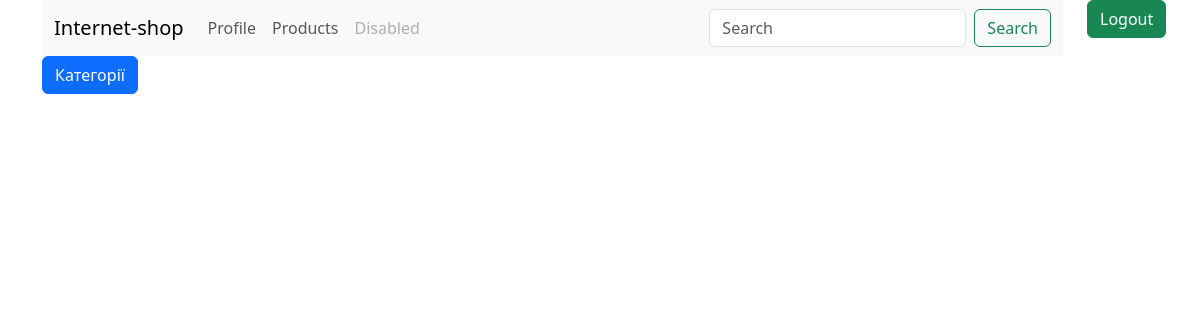
Before: /shop/orders/manager/1/ (signed in) with the older database file.
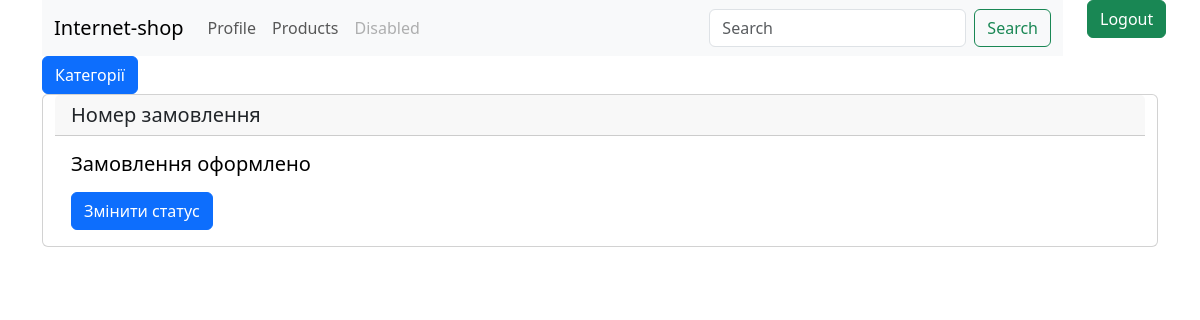
After: the same page with the newer database file.
### shop/models.py (models this page shows)
class Orders(models.Model):
    STATUS_CHOICES = [
        ['framed','Замовлення оформлено'],
        ['transit', 'Доставляється' ],
        ['delivered', 'Доставлено'],
        ['received','Отримано'],
        ['canceled', 'Скасовано'],
    ]
    user = models.ForeignKey(User, models.CASCADE)
    date = models.DateTimeField(auto_now=True)
    status = models.CharField(max_length=20, choices=STATUS_CHOICES, default='framed')
    total_price = models.IntegerField(blank=True, null=True)

### shop/views.py (the view)
# urls.py: path('orders/manager/<int:user_pk>/', views.OrderListManagerView.as_view(), name = 'orders_manager'),
class OrderListManagerView(PermissionRequiredMixin, ListView):
    permission_required = 'shop.change_orders'
    template_name = 'shop/orders_manager.html'
    model = Orders
    context_object_name = 'orders'
    def get_context_data(self, **kwargs: Any) -> Dict[str, Any]:
        context = super().get_context_data(**kwargs)
        colors = []
        for order in context['orders']:
            if order.status == 'received':
                colors.append('rgb(0, 121, 1)')
            elif order.status == 'canceled':
                colors.append('red')
            else:
                colors.append('black')
        context['combined'] = zip(context['orders'], colors)
        return context

### templates/shop/orders_manager.html (shortened to what this page needs)
{% extends 'base.html' %}
{% block content %}
    <div class="container">
        {% for order, color in combined %}
        <div class="row">
            <div class="card" style="margin-bottom: 10px;">
                <h5 class="card-header">Номер замовлення</h5>
                <div class="card-body">
                    <h5 class="card-title" style="color:{{color}}">{{order.get_status_display}}</h5>
                    <a href="{% url 'update_order_status' order.pk %}" class="btn btn-primary">Змінити статус</a>
                </div>
              </div>
        </div>
        {% endfor %}
    </div>
{% endblock %}

Changed rows visible on the page:
added Orders: status "Замовлення оформлено"
